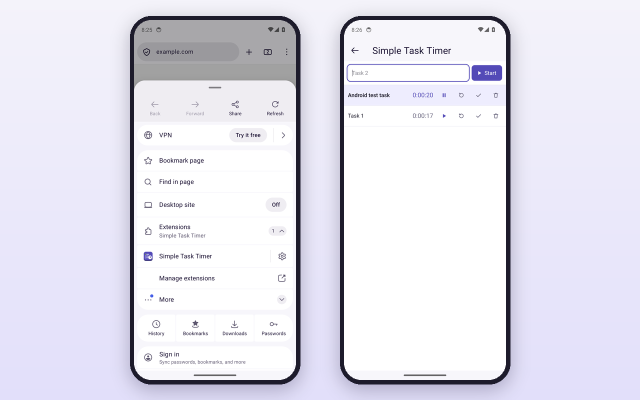
#> input picture firefox/screenshots/6-android.png, 1280 x 800 px (shown at 1/2 size)
$ python android_screenshot.py ../screenshots/6-android.png ../screenshots/6-android.png
#> lines starting #> are read from the running program, lines starting #| are printed output that depends on the picture; after the words box and inside, x2 and y2 are one past the last pixel; in counts of white or black regions, pixels touching at a corner belong together
#!/usr/bin/env python3
"""Make the AMO screenshot screenshots/6-android.png from two screenshots of
the Android emulator test (the "android-screenshots" artifact of
.github/workflows/android-test.yml): the Firefox menu with the add-on, and
the add-on page.

Usage (needs pip install pillow):
    python3 firefox/tests/android_screenshot.py <menu.png> <add-on.png>

The two screens go side by side in phone frames, on a 1280 x 800 picture.
"""
import os
import sys

from PIL import Image, ImageDraw

ROOT = os.path.dirname(os.path.dirname(os.path.dirname(os.path.abspath(__file__))))
OUT = os.path.join(ROOT, 'firefox', 'screenshots', '6-android.png')
W, H = 1280, 800
SCREEN_H = 720       # the height of each screen in the picture
BEZEL = 12
FRAME = (29, 27, 43)


def background():
    """A light lavender gradient, from top to bottom."""
    img = Image.new('RGB', (W, H))
    top, bottom = (243, 242, 250), (226, 223, 247)
    d = ImageDraw.Draw(img)
    for y in range(H):
        t = y / (H - 1)
        d.line([(0, y), (W, y)], fill=tuple(round(a + (b - a) * t) for a, b in zip(top, bottom)))
    return img


def phone(path):
    """The screen, scaled to SCREEN_H, with rounded corners in a dark frame."""
    screen = Image.open(path).convert('RGB')
    # The emulator's status bar text starts at the edge: add a side margin
    # in the colors of the edge columns, so that the frame corner does not cut it
    pad = screen.width // 30
    wide = Image.new('RGB', (screen.width + 2 * pad, screen.height))
    wide.paste(screen.crop((0, 0, 1, screen.height)).resize((pad, screen.height)), (0, 0))
    wide.paste(screen.crop((screen.width - 1, 0, screen.width, screen.height)).resize((pad, screen.height)),
               (screen.width + pad, 0))
    wide.paste(screen, (pad, 0))
    screen = wide
    screen = screen.resize((round(screen.width * SCREEN_H / screen.height), SCREEN_H), Image.Resampling.LANCZOS)
    w, h = screen.width + 2 * BEZEL, screen.height + 2 * BEZEL
    out = Image.new('RGBA', (w, h), (0, 0, 0, 0))
    ImageDraw.Draw(out).rounded_rectangle([0, 0, w - 1, h - 1], radius=34, fill=FRAME)
    mask = Image.new('L', screen.size, 0)
    ImageDraw.Draw(mask).rounded_rectangle([0, 0, screen.width - 1, screen.height - 1], radius=22, fill=255)
    out.paste(screen, (BEZEL, BEZEL), mask)
    return out


def main(menu, addon):
#> called with menu = '../screenshots/6-android.png', addon = '../screenshots/6-android.png'
    img = background()
#> in background, `img = Image.new('RGB', (W, H))`: img: PIL image 1280x800 RGB; every value is 0
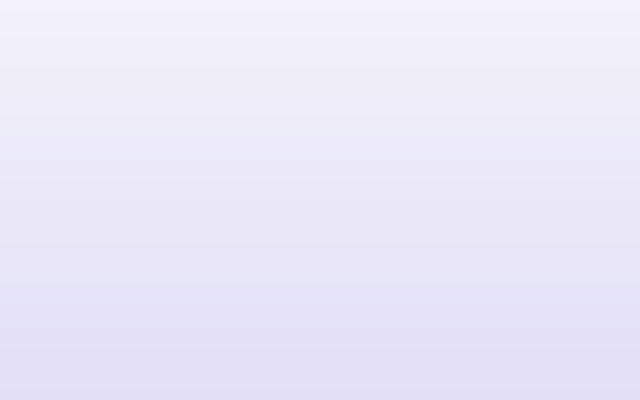
#> img: PIL image 1280x800 RGB (shown at 1/2 size); mean R, G, B 234.5, 232.5, 248.5
    phones = [phone(menu), phone(addon)]
#> in phone, screen is the input picture: PIL image 1280x800 RGB; mean R, G, B 228.7, 227.4, 237.9
#> in phone, `wide = Image.new('RGB', (screen.width + 2 * pad, screen.height))`: wide: PIL image 1364x800 RGB; every value is 0
#> in phone, `wide.paste(screen.crop((screen.width - 1, 0, screen.width, screen.heig..`:
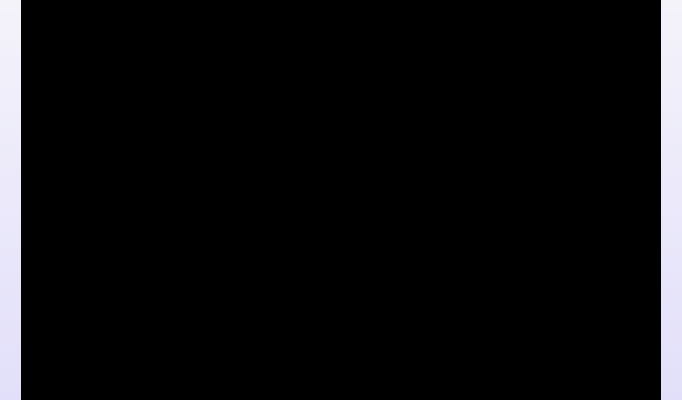
#> wide: PIL image 1364x800 RGB (shown at 1/2 size); mean R, G, B 14.5, 14.3, 15.4
#> in phone, `screen = screen.resize((round(screen.width * SCREEN_H / screen.height)..`:
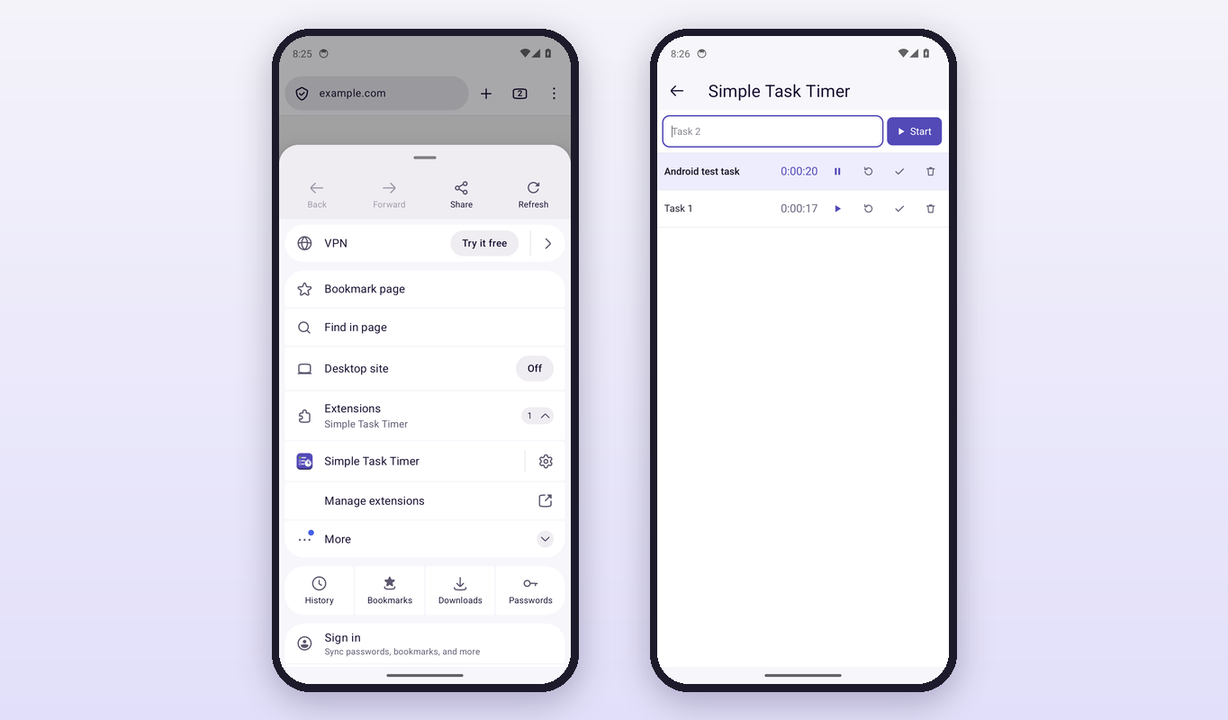
#> screen: PIL image 1228x720 RGB; mean R, G, B 229, 227.7, 238.6
#> in phone, `out = Image.new('RGBA', (w, h), (0, 0, 0, 0))`: out: PIL image 1252x744 RGBA; every value is 0
#> in phone, `ImageDraw.Draw(out).rounded_rectangle([0, 0, w - 1, h - 1], radius=34,..`:
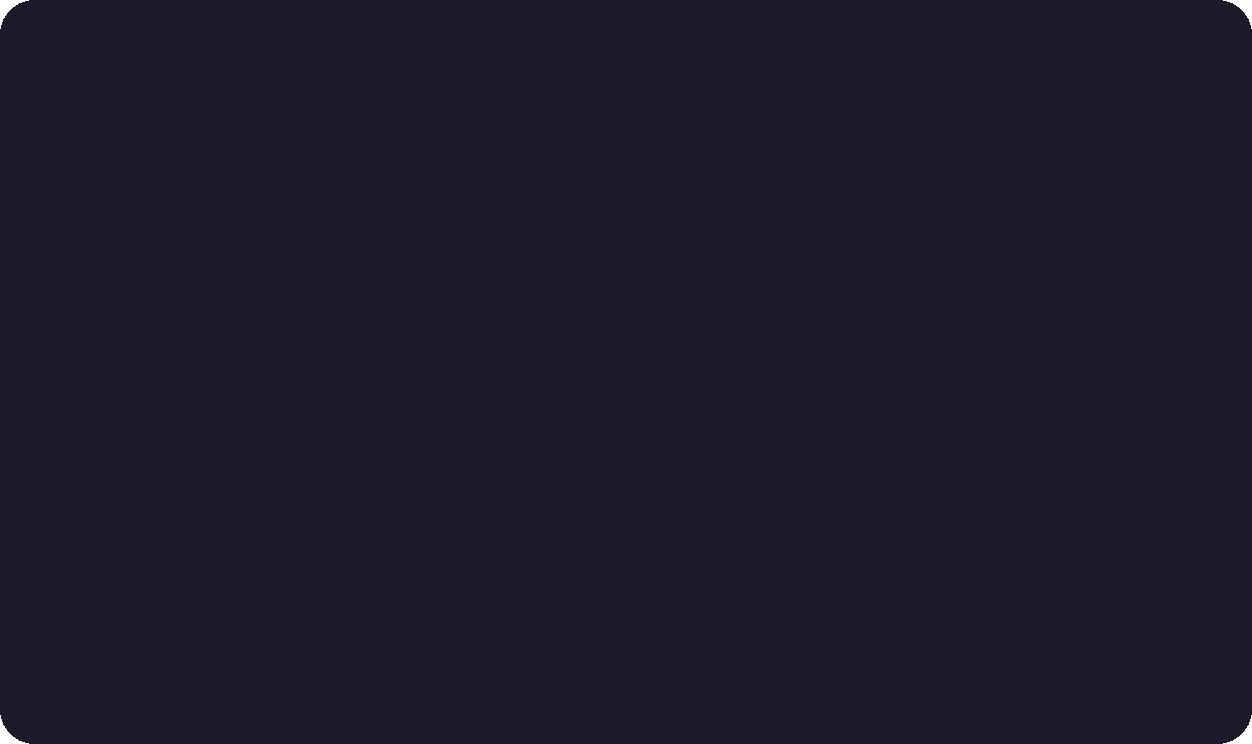
#> out: PIL image 1252x744 RGBA; mean R, G, B, A 29, 27, 43, 254.7; transparent parts drawn white
#> in phone, `mask = Image.new('L', screen.size, 0)`: mask: PIL image 1228x720 L; every value is 0
#> in phone, `ImageDraw.Draw(mask).rounded_rectangle([0, 0, screen.width - 1, screen..`:
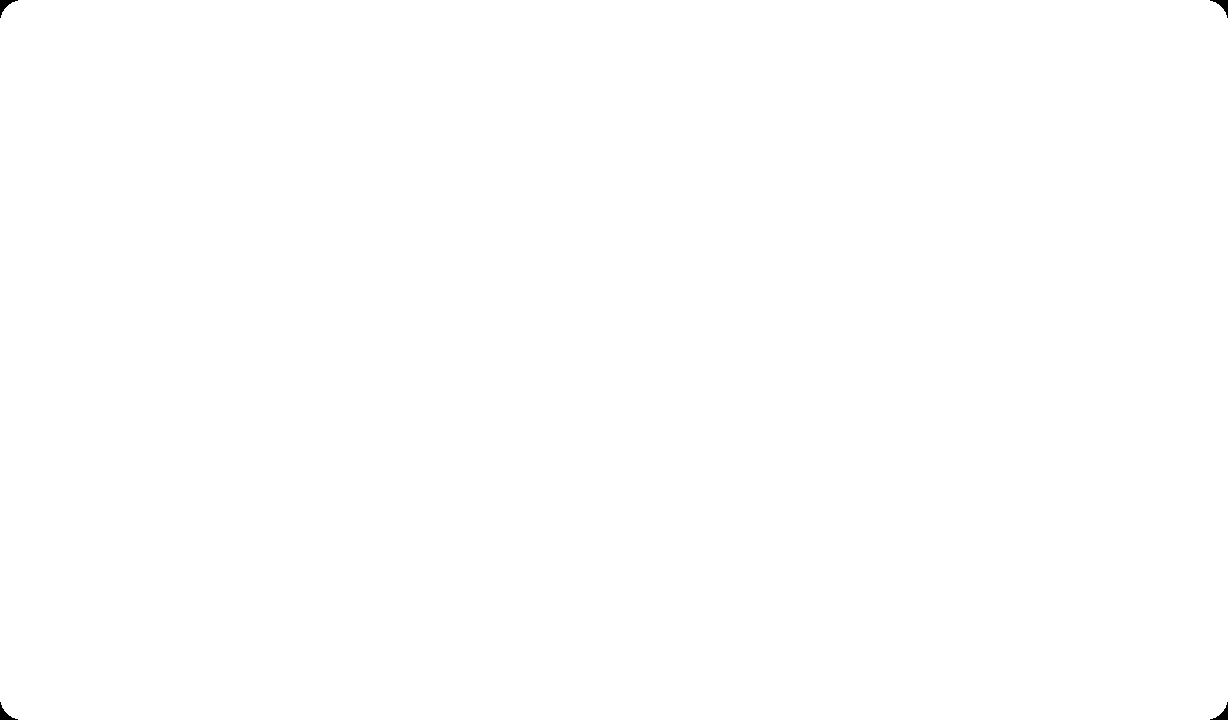
#> mask: PIL image 1228x720 L; 99.9% white; 4 black regions, box (x1, y1, x2, y2) and area: (0, 0, 18, 18) 111, (1210, 0, 1228, 18) 111, (0, 702, 18, 720) 111, (1210, 702, 1228, 720) 111
#> in phone, `out.paste(screen, (BEZEL, BEZEL), mask)`:
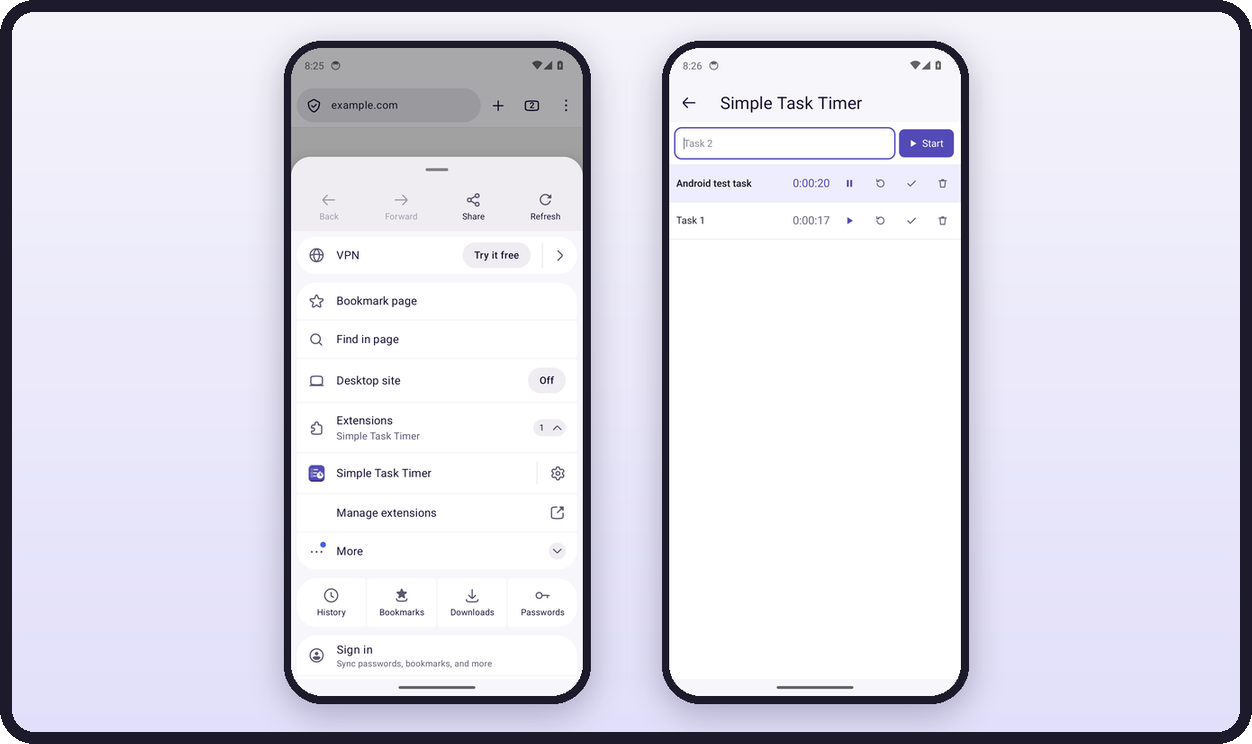
#> out: PIL image 1252x744 RGBA; mean R, G, B, A 218.8, 217.3, 228.5, 254.7; transparent parts drawn white
    gap = 80
    x = (W - sum(p.width for p in phones) - gap) // 2
#> x = -652
    for p in phones:
        img.paste(p, (x, (H - p.height) // 2), p)
        x += p.width + gap
#> this loop made 2 passes
#> x on passes 1 to 2: 680, 2012
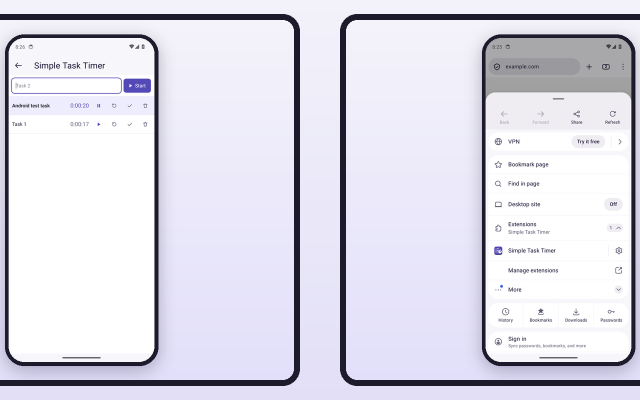
#> img: PIL image 1280x800 RGB (shown at 1/2 size); mean R, G, B 220.9, 219.4, 231
#> after the loop, x = 2012
    img.save(OUT)
    print(OUT)


if __name__ == '__main__':
    if len(sys.argv) != 3:
        sys.exit(__doc__)
    main(sys.argv[1], sys.argv[2])

$ run again, with firefox/screenshots/1-main.png copied over firefox/screenshots/6-android.png
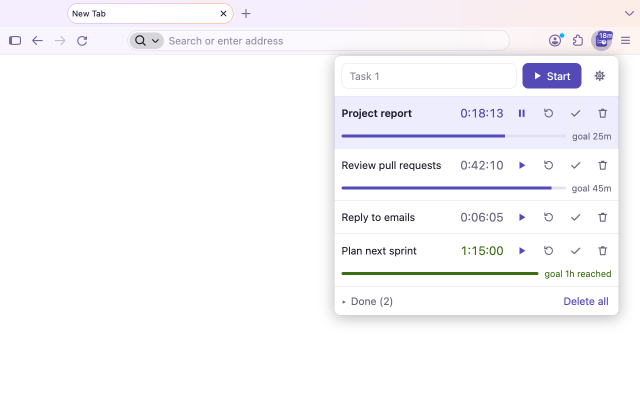
#> input picture firefox/screenshots/1-main.png, 1280 x 800 px (shown at 1/2 size)
#> in phone, screen is the input picture: PIL image 1280x800 RGB; mean R, G, B 247.8, 246.9, 249.9
#> screen: PIL image 1228x720 RGB
#> in phone, `out.paste(screen, (BEZEL, BEZEL), mask)`:
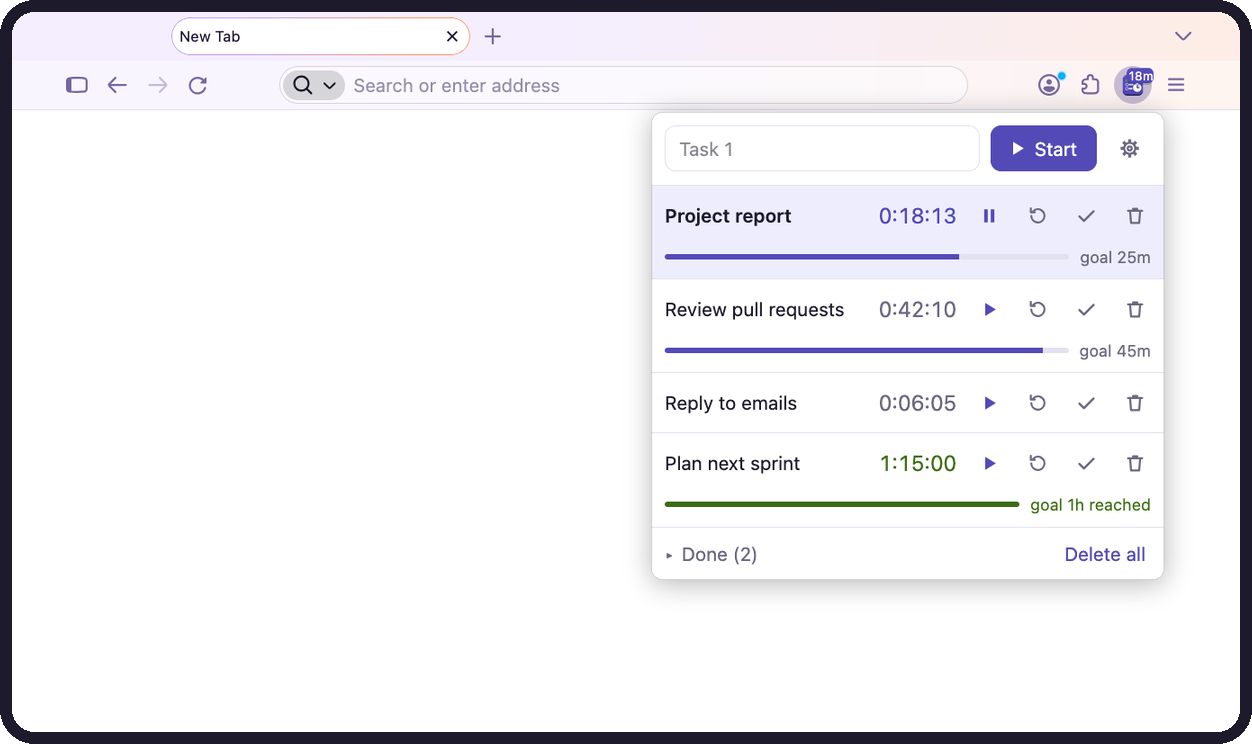
#> out: PIL image 1252x744 RGBA; mean R, G, B, A 236.8, 235.9, 239.4, 254.7; transparent parts drawn white
#> in main, `x = (W - sum(p.width for p in phones) - gap) // 2`: x = -652
#> the loop in main, `for p in phones:` made 2 passes
#> x on passes 1 to 2: 680, 2012
#> after the loop in main, `for p in phones:`:
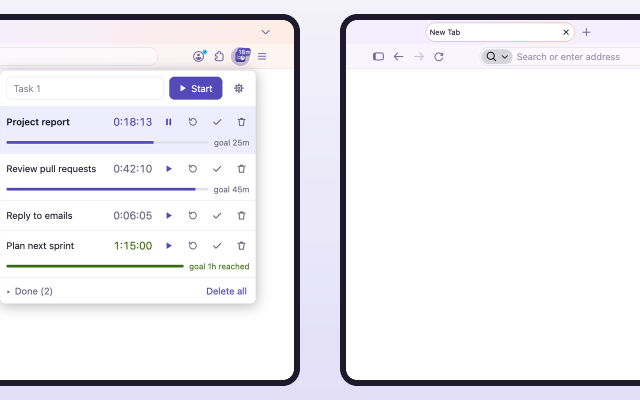
#> img: PIL image 1280x800 RGB (shown at 1/2 size); mean R, G, B 236.6, 235.5, 240.7
#> after the loop in main, `for p in phones:`: x = 2012
